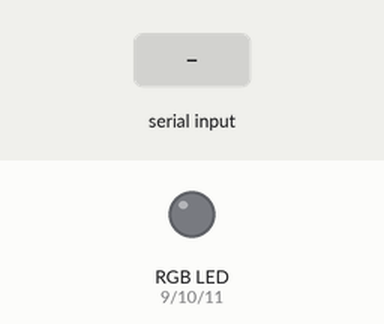
Bench run of a sketch on a simulated Arduino Uno, built with avr-gcc and run on an emulated ATmega328P. On the bench: an RGB LED mixed from three pins (HIGH = lit). Inputs (shaded band) come from the test bench. What the sketch prints to the serial monitor is not drawn.

Above: at 3.7 s.
3.8 s: "#" received over Serial
At 4.2 s:
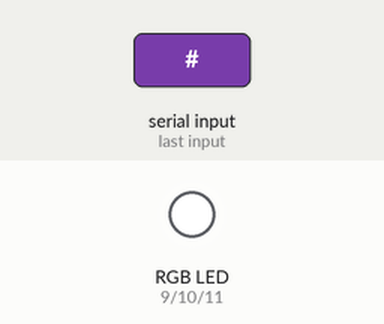
5.3 s: "90,45\n" received over Serial
6.8 s: "5\n" received over Serial
Timing chart, 0 to 9.8 s (numbered marks = the images above; inputs shaded):
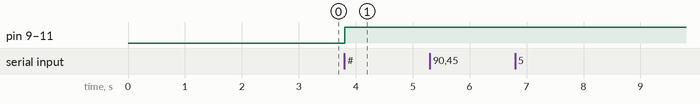

The sketch:

RGB_mar09a.ino
```cpp
/*
    @name             RGB
    @description      RGB demo
    @version          1.2
    @date             2020/3/9
    @Author           chemoontheshy
*/
int r = 9;
int g = 10;
int b = 11;
void setup() {
  pinMode(r, OUTPUT);
  pinMode(g, OUTPUT);
  pinMode(b, OUTPUT);
  Serial.begin(115200);//串口调试波特率
  //
  int a = 0;

  while (a < 5) {
    Serial.print(".");
    a = a + 1;
    delay(500);
  }
  Serial.println("ready");
}

void loop()
{

  if (Serial.available() > 0)//串口接收到数据
  {
    String data;
    while (Serial.available() > 0) {
      data = data + char(Serial.read());
      delay(2);
    }
    Serial.println("data:" + data);
    if (data.indexOf("#") > -1) {
      data = data.substring(1);
      String rb = data.substring(4);
      String rg = data.substring(2, 4);
      String rr = data.substring(0, 2);
      long cr = 255-hextodec(rr);
      long cg = 255-hextodec(rg);
      long cb = 255-hextodec(rb);
      Serial.println(cr);
      Serial.println(cg);
      Serial.println(cb);
      digitalWrite(r, cr);   // 点亮r
      digitalWrite(g, cg);   // 点亮g
      digitalWrite(b, cb);   // 点亮b
    }
  }
}
long hextodec(String hex) {
  long dec;
  char arr[hex.length() + 1];
  hex.toCharArray(arr, hex.length() + 1);
  //Serial.println(arr);
  dec = strtol(arr, NULL, 16);
  return dec;
}
```

Measured:
- after the input at 3.8 s, pin 9 (r), pin 10 (g), pin 11 (b): LOW → HIGH at once
- after the input at 5.3 s, every drawn part: stays the same
- after the input at 6.8 s, every drawn part: stays the same
